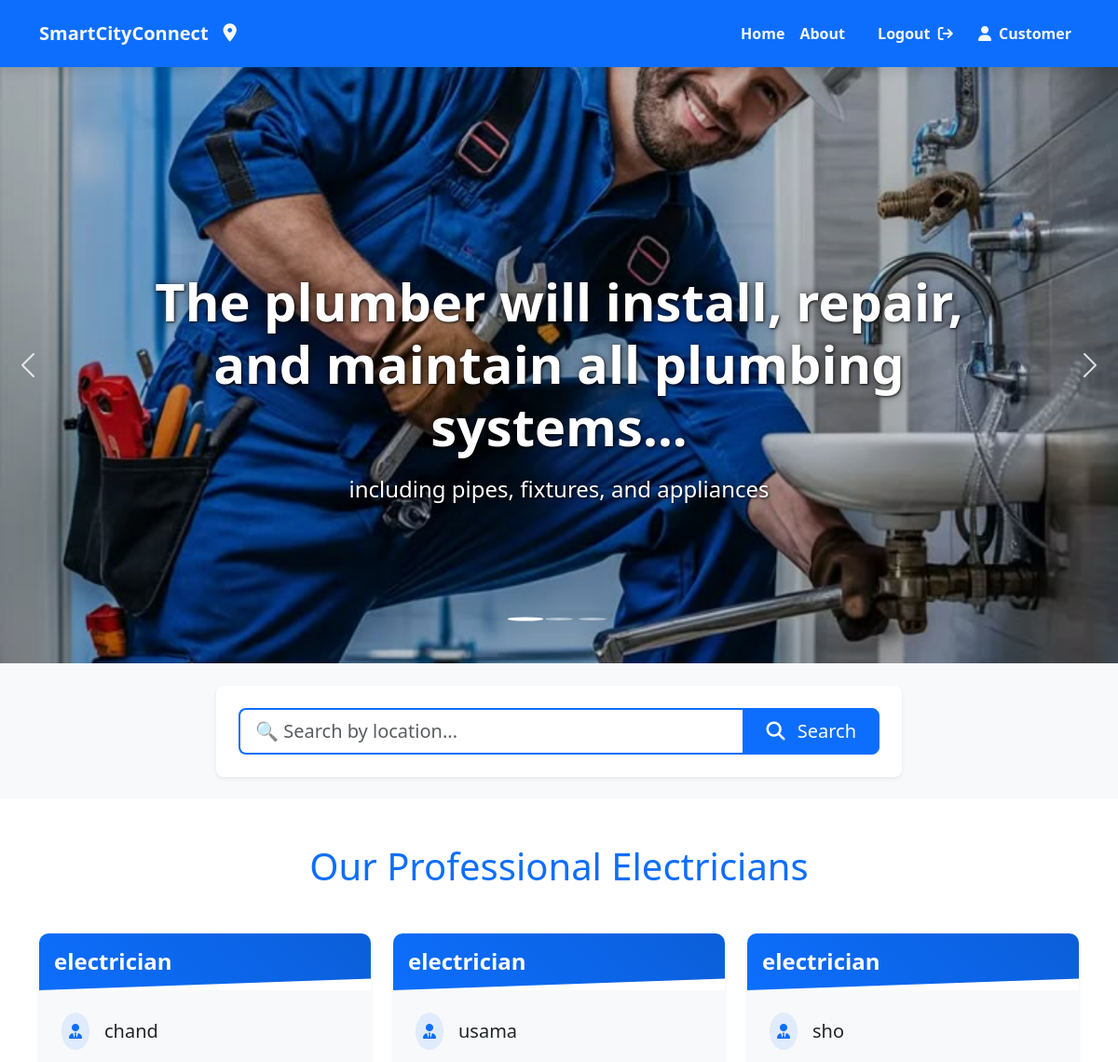
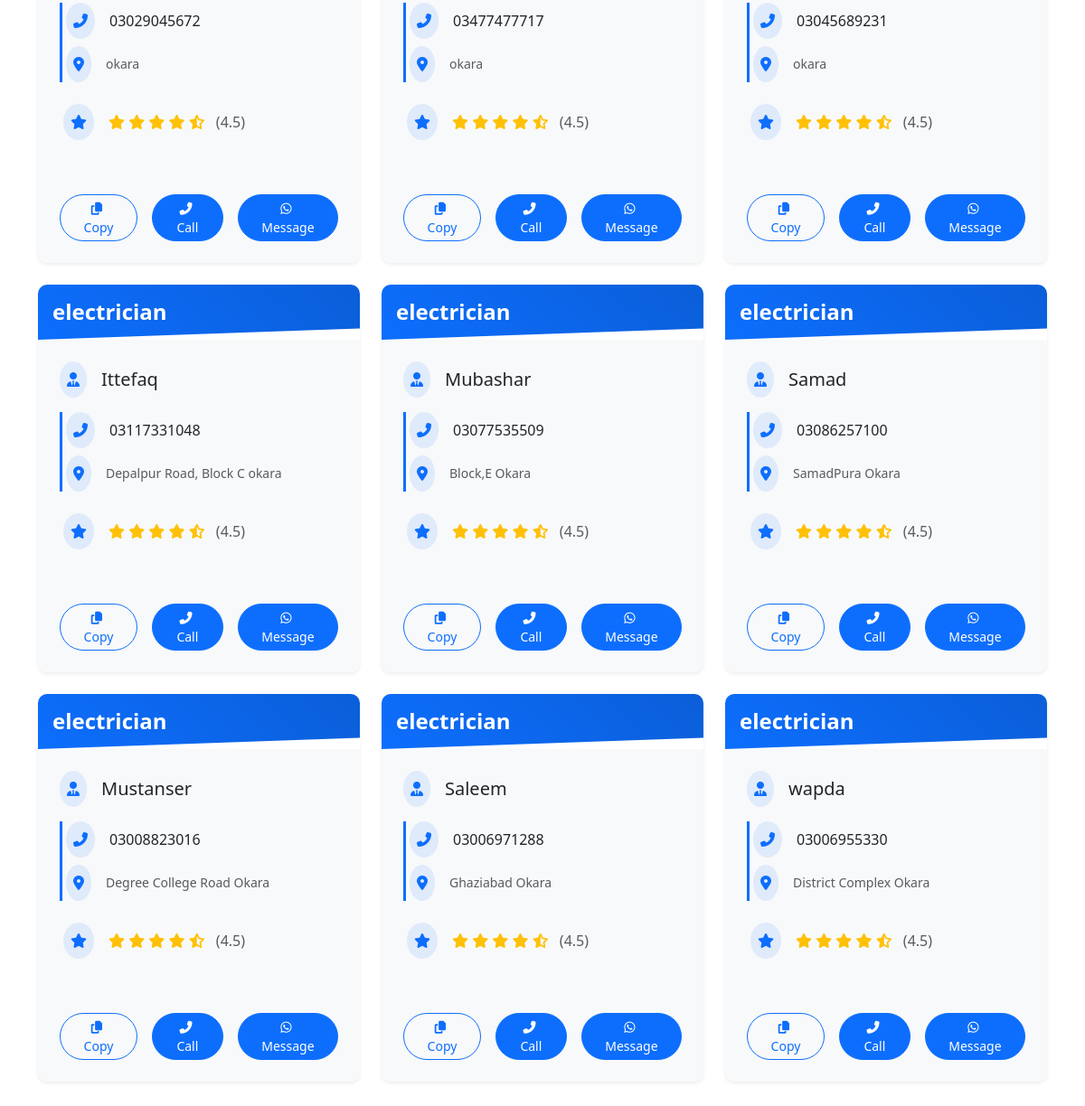
/Electricion/ (signed in), run on the app's committed database (2 pictures, top to bottom).
### smartcity/models.py (models this page shows, shortened)
class ServiceProviderR(models.Model):
    SERVICE_CHOICES = [
        ('plumber', 'Plumber'),
        ('electrician', 'Electrician'),
        ('carpenter', 'Carpenter'),
        ('painter', 'Painter'),
        ('welder', 'Welder'),
        ('cable', 'Cable Provider'),
        ('internet', 'Internet Service'),
        ('groceries', 'Groceries'),
    ]
    username=models.CharField(max_length=100)
    service_image = models.ImageField(upload_to='service_images/')
    servicename = models.CharField(max_length=100, null=False ,choices=SERVICE_CHOICES)
    first_name=models.CharField(max_length=100)
    last_name=models.CharField(max_length=100)
    Phoneno = models.CharField(max_length=11)
    address = models.TextField()
    email=models.EmailField()
    password = models.CharField(max_length=128, null=False)
    is_approved = models.BooleanField(default=False)
    rating = models.DecimalField(max_digits=3, decimal_places=2, default=0.00)
    description = models.TextField(blank=True, null=True)
    is_rejected = models.BooleanField(default=False)
    approval_date = models.DateTimeField(null=True, blank=True)
    def __init__(self, *args, **kwargs):
        super().__init__(*args, **kwargs)
        self._original_is_approved = self.is_approved  # Track approval status changes
    class Meta:
        verbose_name = "Service Provider"
        verbose_name_plural = "Service Providers"
        ordering = ['-id']

### smartcity/views.py (the view)
# urls.py: path('Electricion/',Electricion,name="Electricion"),
def Electricion(request):
    if not request.session.get('is_logged_in'):
        return redirect('/Loginpage/?next=/Electricion/')
    queryset=ServiceProviderR.objects.filter(
    servicename__iexact='electrician'  #
).order_by('-rating')
    location=request.GET.get('location','').strip()
    if location:
        queryset=queryset.filter(address__icontains=location)
        page_title=f"Electrician in {location}"
    else:
        page_title='Porfessional Electrician'
    context={
        'electricians':queryset,
        'page_title': page_title,
        'search_location':location,
        'user_type':request.session.get('user_type'),
        'user_id':request.session.get('user_id')
    }
    return render(request,'Electricion.html',context)

### smartcity/templates/Electricion.html (shortened to what this page needs)
{% load static %}
<!DOCTYPE html>
<html lang="en">
<head>
    <link href="https://cdn.jsdelivr.net/npm/bootstrap@5.3.3/dist/css/bootstrap.min.css" rel="stylesheet">
    <link rel="stylesheet" href="https://cdnjs.cloudflare.com/ajax/libs/font-awesome/6.6.0/css/all.min.css">
    <link rel="stylesheet" href="{% static 'css/electrician.css' %}">
</head>
<body>
    <div class="container-fluid bg-primary navbar-container sticky-top">
        <div class="container">
            <nav class="navbar navbar-expand-lg navbar-dark">
                <a class="navbar-brand text-light fw-bold d-flex align-items-center brand-logo" href="{% url 'Home' %}">
                    <span class="logo-text">SmartCityConnect</span>
                    <i class="fa-solid fa-location-dot logo-icon ms-2"></i>
                </a>
                <div class="collapse navbar-collapse justify-content-lg-end" id="navbarNav">
                    <ul class="navbar-nav nav-items">
                        <li class="nav-item">
                            <a href="{% url 'Home' %}" class="nav-link text-light fw-bold nav-link-hover">
                                <span>Home</span>
                            </a>
                        </li>
                        <li class="nav-item">
                            <a href="{% url 'About' %}" class="nav-link text-light fw-bold nav-link-hover">
                                <span>About</span>
                            </a>
                        </li>
                        {% if request.session.is_logged_in %}
                        <li class="nav-item">
                            <li class="nav-item">
                                <form method="post" action="{% url 'logout' %}" class="d-inline">
                                    <button type="submit" class="nav-link text-light fw-bold nav-link-hover login-btn" style="background: none; border: none; cursor: pointer;">
                                        <span>Logout</span>
                                        <i class="fa-solid fa-arrow-right-from-bracket ms-1"></i>
                                    </button>
                                </form>
                        </li>
                        <li class="nav-item">
                            <span class="nav-link text-light fw-bold">
                                {% if request.session.user_type == 'provider' %}
                                <i class="fas fa-tools me-1"></i> Provider
                              {% else %}
                               <i class="fas fa-user me-1"></i> Customer
                               {% endif %}
                           </span>
                            </li>
                        {% endif %}
                         </ul>
                </div>
            </nav>
        </div>
    </div>
    <div id="serviceCarousel" class="carousel slide">
        <div class="carousel-indicators">
            <button type="button" data-bs-target="#serviceCarousel" data-bs-slide-to="0" class="active"></button>
            <button type="button" data-bs-target="#serviceCarousel" data-bs-slide-to="1"></button>
            <button type="button" data-bs-target="#serviceCarousel" data-bs-slide-to="2"></button>
        </div>
        <div class="carousel-inner">
            <div class="carousel-item active">
                <img src="{% static 'media/plumber.jpeg' %}" class="d-block w-100 slider-img" alt="Plumbing services">
                <div class="carousel-caption d-none d-md-block">
                    <h2 class="slider-title animate__animated animate__fadeIn">The plumber will install, repair, and maintain all plumbing systems...</h2>
                    <p class="slider-subtitle animate__animated animate__fadeIn animate__delay-1s">including pipes, fixtures, and appliances</p>
                </div>
            </div>
        </div>
        <button class="carousel-control-prev" type="button" data-bs-target="#serviceCarousel" data-bs-slide="prev">
            <span class="carousel-control-prev-icon" aria-hidden="true"></span>
        </button>
        <button class="carousel-control-next" type="button" data-bs-target="#serviceCarousel" data-bs-slide="next">
            <span class="carousel-control-next-icon" aria-hidden="true"></span>
        </button>
    </div>
    <div class="container-fluid py-4 search-section">
        <div class="container">
            <div class="row justify-content-center">
                <div class="col-lg-8 col-md-10">
                    <div class="bg-white p-4 rounded-3 shadow-sm">
                        <form action="{% url 'Electricion' %}" method="GET" class="search-form">
                            <div class="input-group">
                                <input type="search" name="location" class="form-control form-control-lg border-primary border-2"
                                       placeholder="🔍 Search by location..." value="{{ search_location|default:'' }}">
                                <button class="btn btn-primary btn-lg px-4" type="submit">
                                    <i class="fas fa-search me-2"></i> Search
                                </button>
                            </div>
                        </form>
                    </div>
                </div>
            </div>
        </div>
    </div>
    <div class="container py-5">
        <h1 class="text-center mb-5 text-primary animate__animated animate__fadeInDown">Our Professional Electricians</h1>
        <div class="row row-cols-1 row-cols-md-2 row-cols-lg-3 g-4">
            {% for electrician in electricians %}
            <div class="col">
                <div class="card h-100 border-0 electrician-card shadow-sm">
                    <div class="card-header bg-primary border-0 py-3 position-relative overflow-hidden">
                        <h4 class="mb-0 text-center text-white fw-bold service-title animate__animated animate__fadeIn">
                            {{ electrician.servicename }}
                        </h4>
                    </div>
                    <div class="card-body text-left d-flex flex-column bg-light">
                        <div class="d-flex align-items-center mb-3 animate__animated animate__fadeInLeft">
                            <div class="bg-primary bg-opacity-10 p-2 rounded-circle me-3">
                                <i class="fas fa-user-tie text-primary"></i>
                            </div>
                            <h5 class="card-title mb-0 text-dark">
                                {% firstof electrician.get_full_name.strip electrician.username %}
                            </h5>
                        </div>
                        <div class="contact-info mb-4 ps-1">
                            <div class="d-flex align-items-center mb-2 animate__animated animate__fadeInLeft" style="animation-delay: 0.1s;">
                                <div class="bg-primary bg-opacity-10 p-2 rounded-circle me-3">
                                    <i class="fas fa-phone-alt text-primary"></i>
                                </div>
                                <span class="phone-number text-dark">{{ electrician.Phoneno }}</span>
                            </div>
                            <div class="d-flex align-items-center animate__animated animate__fadeInLeft" style="animation-delay: 0.2s;">
                                <div class="bg-primary bg-opacity-10 p-2 rounded-circle me-3">
                                    <i class="fas fa-map-marker-alt text-primary"></i>
                                </div>
                                <small class="text-muted">
                                    <a href="https://www.google.com/maps/search/?api=1&query={{ electrician.address|urlencode }}"
                                       target="_blank"
                                       class="text-decoration-none text-muted hover-text-primary">
                                        {{ electrician.address }}
                                    </a>
                                </small>
                            </div>
                        </div>
                        <div class="mb-4 ps-1 animate__animated animate__fadeInLeft" style="animation-delay: 0.3s;">
                            <div class="d-flex align-items-center">
                                <div class="bg-primary bg-opacity-10 p-2 rounded-circle me-3">
                                    <i class="fas fa-star text-primary"></i>
                                </div>
                                <div class="text-warning">
                                    <i class="fas fa-star"></i>
                                    <i class="fas fa-star"></i>
                                    <i class="fas fa-star"></i>
                                    <i class="fas fa-star"></i>
                                    <i class="fas fa-star-half-alt"></i>
                                    <span class="text-muted ms-2">(4.5)</span>
                                </div>
                            </div>
                        </div>
                        <div class="mt-auto d-flex justify-content-center gap-3 pt-3 animate__animated animate__fadeInUp" style="animation-delay: 0.4s;">
                            <button class="copy-btn btn btn-outline-primary btn-sm px-3 rounded-pill hover-lift"
                                    data-phone="{{ electrician.Phoneno }}">
                                <i class="fas fa-copy me-1"></i> Copy
                            </button>
                            <a href="tel:{{ electrician.Phoneno }}" class="btn btn-primary btn-sm call-btn text-white px-3 rounded-pill hover-lift">
                                <i class="fas fa-phone-alt me-1"></i> Call
                            </a>
                            <a href="https://wa.me/{{ electrician.Phoneno|cut:' '|cut:'+' }}?text=Hello%20{{ electrician.user.get_full_name|urlencode }}%20I%20need%20your%20{{ electrician.servicename|urlencode }}%20service"
                               class="btn btn-primary btn-sm whatsapp-btn text-white px-3 rounded-pill hover-lift"
                               target="_blank">
                                <i class="fab fa-whatsapp me-1"></i> Message
                            </a>
                        </div>
                    </div>
                </div>
            </div>
            {% empty %}
            <div class="col-12 animate__animated animate__fadeIn">
                <div class="alert alert-info text-center">No electricians available at the moment.</div>
            </div>
            {% endfor %}
        </div>
    </div>
</body>
</html>

### data on the page
ServiceProviderR: servicename "electrician", username "chand", Phoneno "03029045672", address "okara"
ServiceProviderR: servicename "electrician", username "usama", Phoneno "03477477717", address "okara"
ServiceProviderR: servicename "electrician", username "sho", Phoneno "03045689231", address "okara"
ServiceProviderR: servicename "electrician", username "Ittefaq", Phoneno "03117331048", address "Depalpur Road, Block C okara"
ServiceProviderR: servicename "electrician", username "Mubashar", Phoneno "03077535509", address "Block,E Okara"
ServiceProviderR: servicename "electrician", username "Samad", Phoneno "03086257100", address "SamadPura Okara"
ServiceProviderR: servicename "electrician", username "Mustanser", Phoneno "03008823016", address "Degree College Road Okara"
ServiceProviderR: servicename "electrician", username "Saleem", Phoneno "03006971288", address "Ghaziabad Okara"
ServiceProviderR: servicename "electrician", username "wapda", Phoneno "03006955330", address "District Complex Okara"
